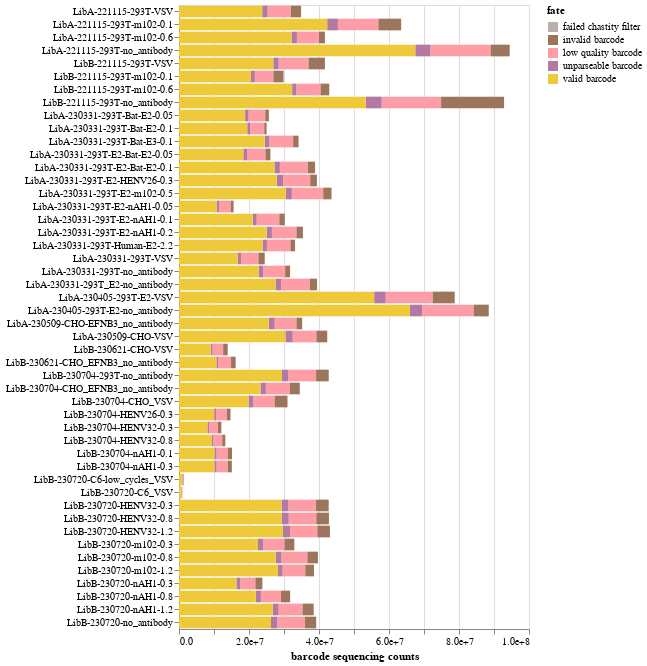

This figure's notebook cell:
### Markdown cell above
## Barcode sequencing stats
Plot "fates" of barcode reads: how many properly aligned to valid barcodes.

### Code cell
selections = [
    alt.selection_point(
        fields=[col],
        bind=alt.binding_select(
            options=[None] + barcode_runs[col].dropna().unique().tolist(),
            labels=["all"] + [str(x) for x in barcode_runs[col].dropna().unique()],
            name=col,
        ),
    )
    for col in ["library", "date"]
]

fate_chart = (
    alt.Chart(count_dfs["fates"])
    .transform_lookup(
        "sample",
        alt.LookupData(barcode_runs, "sample", fields=["date", "library"]),
    )
    .encode(
        x=alt.X(
            "count", title="barcode sequencing counts", axis=alt.Axis(format=".2g")
        ),
        y=alt.Y("sample", title=None, sort=samples),
        color=alt.Color(
            "fate",
            scale=alt.Scale(reverse=True),
        ),
        order=alt.Order("fate", sort="descending"),
        tooltip=[
            alt.Tooltip(c, format=".3g") if c == "count" else c
            for c in count_dfs["fates"].columns.tolist() + ["date:N", "library:N"]
        ],
    )
    .mark_bar()
    .properties(width=350, height=alt.Step(13))
    .configure_axis(labelLimit=500)
)

for selection in selections:
    fate_chart = fate_chart.add_params(selection).transform_filter(selection)

display(fate_chart)

### Figure 1 — Vega-Lite specification as saved in the notebook (floating-point values rounded to 4 significant figures; data arrays with more than 128 entries replaced by an {"elided": "..."} marker saying what was removed)
{"config": {"view": {"continuousWidth": 300, "continuousHeight": 300}, "axis": {"labelLimit": 500}}, "data": {"name": "data-58ca3419bc9a65a88efbe5218b403bf4"}, "mark": {"type": "bar"}, "encoding": {"color": {"field": "fate", "scale": {"reverse": true}, "type": "nominal"}, "order": {"field": "fate", "sort": "descending", "type": "nominal"}, "tooltip": [{"field": "fate", "type": "nominal"}, {"field": "count", "format": ".3g", "type": "quantitative"}, {"field": "sample", "type": "nominal"}, {"field": "date", "type": "nominal"}, {"field": "library", "type": "nominal"}], "x": {"axis": {"format": ".2g"}, "field": "count", "title": "barcode sequencing counts", "type": "quantitative"}, "y": {"field": "sample", "sort": ["LibA-221115-293T-VSV", "LibA-221115-293T-m102-0.1", "LibA-221115-293T-m102-0.6", "LibA-221115-293T-no_antibody", "LibB-221115-293T-VSV", "LibB-221115-293T-m102-0.1", "LibB-221115-293T-m102-0.6", "LibB-221115-293T-no_antibody", "LibA-230331-293T-Bat-E2-0.05", "LibA-230331-293T-Bat-E2-0.1", "LibA-230331-293T-Bat-E3-0.1", "LibA-230331-293T-E2-Bat-E2-0.05", "LibA-230331-293T-E2-Bat-E2-0.1", "LibA-230331-293T-E2-HENV26-0.3", "LibA-230331-293T-E2-m102-0.5", "LibA-230331-293T-E2-nAH1-0.05", "LibA-230331-293T-E2-nAH1-0.1", "LibA-230331-293T-E2-nAH1-0.2", "LibA-230331-293T-Human-E2-2.2", "LibA-230331-293T-VSV", "LibA-230331-293T-no_antibody", "LibA-230331-293T_E2-no_antibody", "LibA-230405-293T-E2-VSV", "LibA-230405-293T-E2-no_antibody", "LibA-230509-CHO-EFNB3_no_antibody", "LibA-230509-CHO-VSV", "LibB-230621-CHO-VSV", "LibB-230621-CHO_EFNB3_no_antibody", "LibB-230704-293T-no_antibody", "LibB-230704-CHO_EFNB3_no_antibody", "LibB-230704-CHO_VSV", "LibB-230704-HENV26-0.3", "LibB-230704-HENV32-0.3", "LibB-230704-HENV32-0.8", "LibB-230704-nAH1-0.1", "LibB-230704-nAH1-0.3", "LibB-230720-C6-low_cycles_VSV", "LibB-230720-C6_VSV", "LibB-230720-HENV32-0.3", "LibB-230720-HENV32-0.8", "LibB-230720-HENV32-1.2", "LibB-230720-m102-0.3", "LibB-230720-m102-0.8", "LibB-230720-m102-1.2", "LibB-230720-nAH1-0.3", "LibB-230720-nAH1-0.8", "LibB-230720-nAH1-1.2", "LibB-230720-no_antibody"], "title": null, "type": "nominal"}}, "height": {"step": 13}, "params": [{"name": "param_1", "select": {"type": "point", "fields": ["library"]}, "bind": {"input": "select", "options": [null, "LibA", "LibB"], "labels": ["all", "LibA", "LibB"], "name": "library"}}, {"name": "param_2", "select": {"type": "point", "fields": ["date"]}, "bind": {"input": "select", "options": [null, "2022-11-15", "2023-03-31", "2023-04-05", "2023-05-09", "2023-06-21", "2023-07-04", "2023-07-20"], "labels": ["all", "2022-11-15", "2023-03-31", "2023-04-05", "2023-05-09", "2023-06-21", "2023-07-04", "2023-07-20"], "name": "date"}}], "transform": [{"lookup": "sample", "from": {"data": {"name": "data-dfbae9b1a4e633173a220601c4088e49"}, "key": "sample", "fields": ["date", "library"]}}, {"filter": {"param": "param_1"}}, {"filter": {"param": "param_2"}}], "width": 350, "$schema": "https://vega.github.io/schema/vega-lite/v5.8.0.json", "datasets": {"data-58ca3419bc9a65a88efbe5218b403bf4": {"elided": "240 records"}, "data-dfbae9b1a4e633173a220601c4088e49": [{"sample": "LibA-221115-293T-VSV", "library": "LibA", "date": "2022-11-15"}, {"sample": "LibA-221115-293T-m102-0.1", "library": "LibA", "date": "2022-11-15"}, {"sample": "LibA-221115-293T-m102-0.6", "library": "LibA", "date": "2022-11-15"}, {"sample": "LibA-221115-293T-no_antibody", "library": "LibA", "date": "2022-11-15"}, {"sample": "LibB-221115-293T-VSV", "library": "LibB", "date": "2022-11-15"}, {"sample": "LibB-221115-293T-m102-0.1", "library": "LibB", "date": "2022-11-15"}, {"sample": "LibB-221115-293T-m102-0.6", "library": "LibB", "date": "2022-11-15"}, {"sample": "LibB-221115-293T-no_antibody", "library": "LibB", "date": "2022-11-15"}, {"sample": "LibA-230331-293T-Bat-E2-0.05", "library": "LibA", "date": "2023-03-31"}, {"sample": "LibA-230331-293T-Bat-E2-0.1", "library": "LibA", "date": "2023-03-31"}, {"sample": "LibA-230331-293T-Bat-E3-0.1", "library": "LibA", "date": "2023-03-31"}, {"sample": "LibA-230331-293T-E2-Bat-E2-0.05", "library": "LibA", "date": "2023-03-31"}, {"sample": "LibA-230331-293T-E2-Bat-E2-0.1", "library": "LibA", "date": "2023-03-31"}, {"sample": "LibA-230331-293T-E2-HENV26-0.3", "library": "LibA", "date": "2023-03-31"}, {"sample": "LibA-230331-293T-E2-m102-0.5", "library": "LibA", "date": "2023-03-31"}, {"sample": "LibA-230331-293T-E2-nAH1-0.05", "library": "LibA", "date": "2023-03-31"}, {"sample": "LibA-230331-293T-E2-nAH1-0.1", "library": "LibA", "date": "2023-03-31"}, {"sample": "LibA-230331-293T-E2-nAH1-0.2", "library": "LibA", "date": "2023-03-31"}, {"sample": "LibA-230331-293T-Human-E2-2.2", "library": "LibA", "date": "2023-03-31"}, {"sample": "LibA-230331-293T-VSV", "library": "LibA", "date": "2023-03-31"}, {"sample": "LibA-230331-293T-no_antibody", "library": "LibA", "date": "2023-03-31"}, {"sample": "LibA-230331-293T_E2-no_antibody", "library": "LibA", "date": "2023-03-31"}, {"sample": "LibA-230405-293T-E2-VSV", "library": "LibA", "date": "2023-04-05"}, {"sample": "LibA-230405-293T-E2-no_antibody", "library": "LibA", "date": "2023-04-05"}, {"sample": "LibA-230509-CHO-EFNB3_no_antibody", "library": "LibA", "date": "2023-05-09"}, {"sample": "LibA-230509-CHO-VSV", "library": "LibA", "date": "2023-05-09"}, {"sample": "LibB-230621-CHO-VSV", "library": "LibB", "date": "2023-06-21"}, {"sample": "LibB-230621-CHO_EFNB3_no_antibody", "library": "LibB", "date": "2023-06-21"}, {"sample": "LibB-230704-293T-no_antibody", "library": "LibB", "date": "2023-07-04"}, {"sample": "LibB-230704-CHO_EFNB3_no_antibody", "library": "LibB", "date": "2023-07-04"}, {"sample": "LibB-230704-CHO_VSV", "library": "LibB", "date": "2023-07-04"}, {"sample": "LibB-230704-HENV26-0.3", "library": "LibB", "date": "2023-07-04"}, {"sample": "LibB-230704-HENV32-0.3", "library": "LibB", "date": "2023-07-04"}, {"sample": "LibB-230704-HENV32-0.8", "library": "LibB", "date": "2023-07-04"}, {"sample": "LibB-230704-nAH1-0.1", "library": "LibB", "date": "2023-07-04"}, {"sample": "LibB-230704-nAH1-0.3", "library": "LibB", "date": "2023-07-04"}, {"sample": "LibB-230720-C6-low_cycles_VSV", "library": "LibB", "date": "2023-07-20"}, {"sample": "LibB-230720-C6_VSV", "library": "LibB", "date": "2023-07-20"}, {"sample": "LibB-230720-HENV32-0.3", "library": "LibB", "date": "2023-07-20"}, {"sample": "LibB-230720-HENV32-0.8", "library": "LibB", "date": "2023-07-20"}, {"sample": "LibB-230720-HENV32-1.2", "library": "LibB", "date": "2023-07-20"}, {"sample": "LibB-230720-m102-0.3", "library": "LibB", "date": "2023-07-20"}, {"sample": "LibB-230720-m102-0.8", "library": "LibB", "date": "2023-07-20"}, {"sample": "LibB-230720-m102-1.2", "library": "LibB", "date": "2023-07-20"}, {"sample": "LibB-230720-nAH1-0.3", "library": "LibB", "date": "2023-07-20"}, {"sample": "LibB-230720-nAH1-0.8", "library": "LibB", "date": "2023-07-20"}, {"sample": "LibB-230720-nAH1-1.2", "library": "LibB", "date": "2023-07-20"}, {"sample": "LibB-230720-no_antibody", "library": "LibB", "date": "2023-07-20"}]}}
